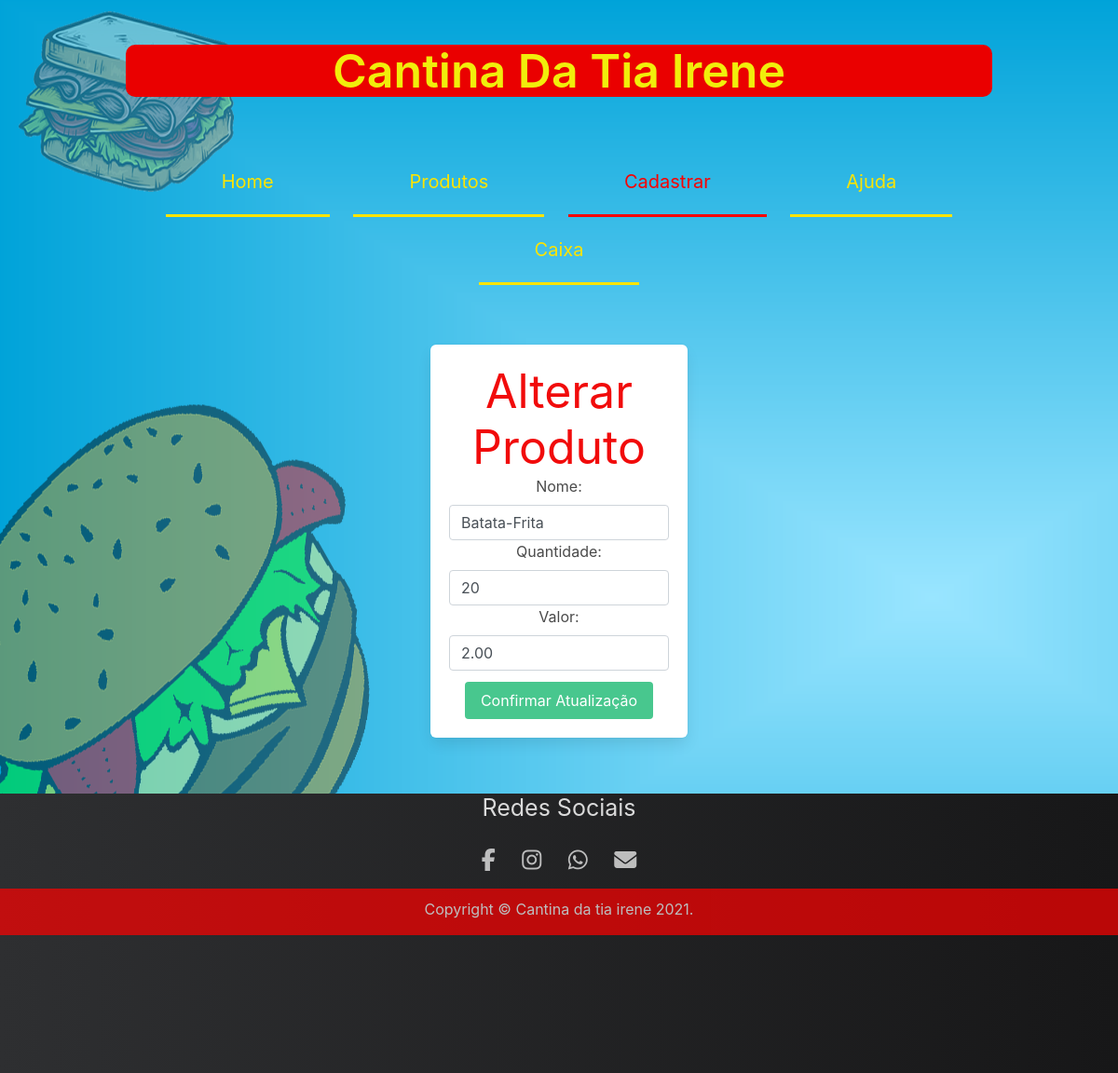
The app's page /paginas/AlterarProdutos.php?codigo=3 with its own data.
### tables this page shows
CREATE TABLE IF NOT EXISTS `produto` (
`id_produto` int(3) NOT NULL,
  `valor_produto` double(5,2) NOT NULL,
  `nome_produto` varchar(50) NOT NULL,
  `quantidade` int(3) NOT NULL
);

### paginas/AlterarProdutos.php (the view, shortened to what this page needs)
<?php
include_once ("../php/connect.php");
$sql = "SELECT * FROM produto ";
if( isset($_GET["codigo"])){
$id = $_GET["codigo"];
    $sql .= " WHERE  id_produto = {$id}";
}else{
    header("location:../paginas/indexProdutos.php");
}
$resultado = mysqli_query($strcon, $sql) or die ("erro ao tentar se conectar com banco");
$info_prod = mysqli_fetch_assoc($resultado);
?>
<!DOCTYPE html>
<html lang="pt-BR">
<head>
    <link rel="stylesheet" href="https://stackpath.bootstrapcdn.com/bootstrap/4.1.3/css/bootstrap.min.css">
    <link href="https://cdnjs.cloudflare.com/ajax/libs/bulma/0.6.2/css/bulma.css" rel="stylesheet" />
    <link rel="stylesheet" href="../css/style.css">
    <link rel="stylesheet" href="../css/styleValores.css">
</head>
<section class="section">
    <div class="container">
        <h1 class="title has-text-centered">Cantina Da Tia Irene</h1>
        <div class="columns is-centered">
            <div class="column is-grouped">
                <nav class="menu">
                    <ul>
                        <li><a  href="./indexHome.html">Home</a></li>
                                <li><a href="./indexProdutos.php">Produtos</a></li>
                                    <li  id="selecionado"><a href="./indexCadastro.php">Cadastrar</a></li>
                                        <li><a href="./indexAjuda.html">Ajuda</a></li>
                                            <li><a href="./indexCaixa.html">Caixa</a></li>
                    </ul>
                </nav>
	            <div class="container">
			        <div class="column is-grouped">
					    <div class="columns is-centered">
						    <div class="column is-5-tablet is-4-desktop is-30-widescreen">
						    <form action="../php/AlterarProduto.php" class="box" method="POST">
							    <div class="field">
								    <h1 class="titleLogin">Alterar Produto</h1>
                                    <label>Nome: </label>
                                    <input type="text" class="form-control" name="nome" id="#" value="<?php echo $info_prod["nome_produto"] ?>">
                                    <label>Quantidade: </label>
                                    <input type="number" class="form-control" name="quantidade" id="#" value="<?php echo $info_prod["quantidade"] ?>">
                                    <label>Valor: </label>
                                    <input  type="number" min="1" step="any" name="valor" class="form-control" id="#"  value="<?php echo $info_prod["valor_produto"] ?>">
							    </div>
							    <div class="field">
							        <button class="button is-success">
								        Confirmar Atualização
							        </button>
							    </div>
							</div>
						</div>
					</div>
				</div>
			</div>
		</div>
	</div>
</section>
    <footer class="rodape bgGradient">
        <div class="socialIcons">
            <h1 class="tsocial">Redes Sociais</h1><br/>
            <a href="#" target="_blank"><i class="fab fa-facebook-f" title="Facebook"></i></a>
            <a href="#" target="_blank"><i class="fab fa-instagram" title="Instagram"></i></a>
            <a href="https://wa.me/55119" target="_blank"><i class="fab fa-whatsapp" title="Whatssapp"></i></a>
            <a  href="mailto:cantinatiairene@hotmail.com?subject=Olá"><i class="fas fa-envelope" title="E-mail"></i></a>
        </div>
        <p class="direitos ">Copyright © Cantina da tia irene 2021. </p><br><br>
    </footer>
</body>
</html>

### css/style.css (style rules this page uses)
.title { color: #f1ee0b; font-size: 50px; background-color: #EA0000; border-radius: 10px 10px; border-color: #FFF; }
.titleLogin { font-size: 50px; color: #f10b0b; }
.menu { position: relative; }
.columns { margin-top: 20px; }
.menu ul { padding: 20px; margin: 0px; background-color: none; list-style: none; font-size: 20px; }
.menu ul li { display: inline; padding: 10px; position: static; }
.menu ul li a { padding: 20px 60px; display: inline-block; background-color: none; color: rgb(253, 228, 1); text-decoration: none; border-bottom: 3px solid rgb(253, 228, 1); }
nav #selecionado a { color: #f80202; border-bottom: 3px solid #f80202; }
.bgGradient { background: linear-gradient(to right, #2e2f31, #171718); }
.socialIcons a { font-size: 1.5em; color: #FFF; margin-right: 2%; opacity: 0.7; }
.tsocial { color: #dadada; font-size: 25px; }
.socialIcons a:last-child { margin-right: 0; }
.direitos { margin-top: 1%; color: #FFF; opacity: 0.7; background-color: red; width: auto; height: 50px; padding: 10px; }
.rodape { height: 300px; }

### records on screen
produto: nome "Batata-Frita", quantidade "20", valor "2.00"
